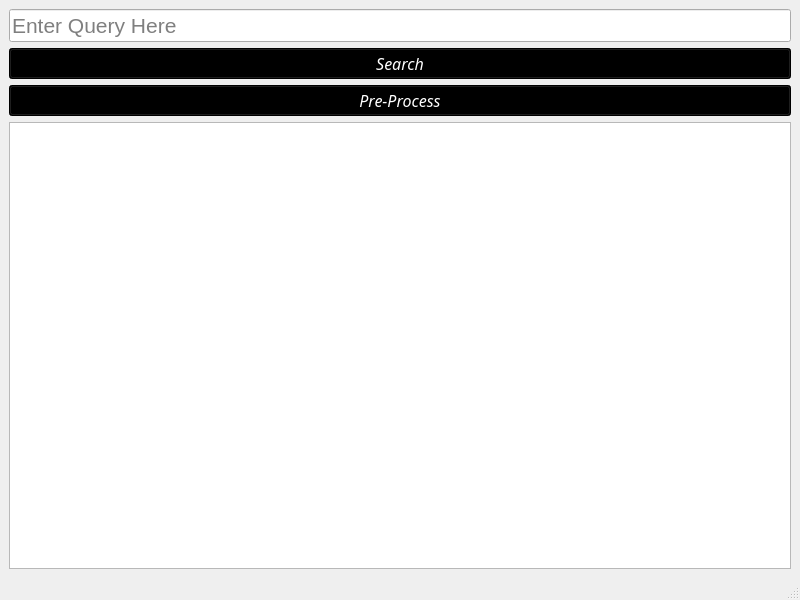
<?xml version="1.0" encoding="UTF-8"?>
<ui version="4.0">
 <class>MainWindow</class>
 <widget class="QMainWindow" name="MainWindow">
  <property name="geometry">
   <rect>
    <x>0</x>
    <y>0</y>
    <width>800</width>
    <height>600</height>
   </rect>
  </property>
  <property name="windowTitle">
   <string>Boolean Retrieval</string>
  </property>
  <widget class="QWidget" name="centralwidget">
   <layout class="QGridLayout" name="gridLayout">
    <item row="0" column="0">
     <widget class="QLineEdit" name="lineEdit">
      <property name="font">
       <font>
        <pointsize>16</pointsize>
       </font>
      </property>
      <property name="placeholderText">
       <string>Enter Query Here</string>
      </property>
     </widget>
    </item>
    <item row="1" column="0">
     <widget class="QPushButton" name="pushButton">
      <property name="font">
       <font>
        <family>Harlow Solid Italic</family>
        <pointsize>12</pointsize>
        <weight>50</weight>
        <italic>true</italic>
        <bold>false</bold>
       </font>
      </property>
      <property name="styleSheet">
       <string notr="true">color: rgb(255, 255, 255);
font: italic 12pt &quot;Harlow Solid Italic&quot;;
background-color: rgb(0, 0, 0);</string>
      </property>
      <property name="text">
       <string>Search</string>
      </property>
     </widget>
    </item>
    <item row="2" column="0">
     <widget class="QPushButton" name="pushButton_2">
      <property name="font">
       <font>
        <family>Harlow Solid Italic</family>
        <pointsize>12</pointsize>
        <weight>50</weight>
        <italic>true</italic>
        <bold>false</bold>
       </font>
      </property>
      <property name="styleSheet">
       <string notr="true">color: rgb(255, 255, 255);
font: italic 12pt &quot;Harlow Solid Italic&quot;;
background-color: rgb(0, 0, 0);</string>
      </property>
      <property name="text">
       <string>Pre-Process</string>
      </property>
     </widget>
    </item>
    <item row="3" column="0">
     <widget class="QTextBrowser" name="textBrowser">
      <property name="autoFillBackground">
       <bool>false</bool>
      </property>
      <property name="styleSheet">
       <string notr="true">
</string>
      </property>
     </widget>
    </item>
   </layout>
  </widget>
  <widget class="QMenuBar" name="menubar">
   <property name="geometry">
    <rect>
     <x>0</x>
     <y>0</y>
     <width>800</width>
     <height>21</height>
    </rect>
   </property>
  </widget>
  <widget class="QStatusBar" name="statusbar"/>
 </widget>
 <resources/>
 <connections/>
</ui>
